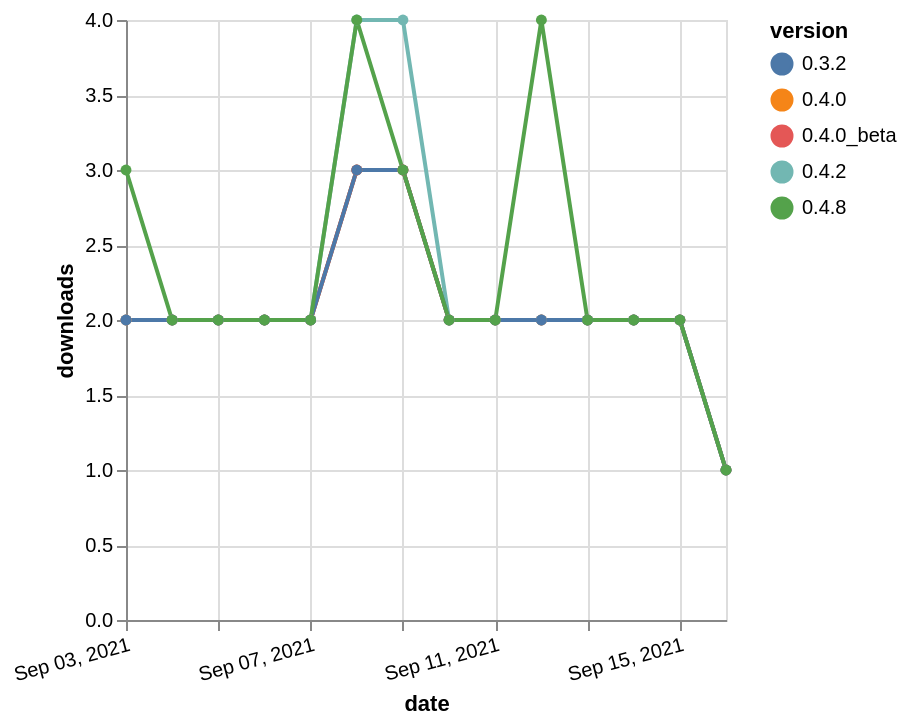

Express this chart as Vega-Lite.
### Vega-Lite specification from a JSON file in a GitHub repository (floating-point values rounded to 4 significant figures)
{"$schema": "https://vega.github.io/schema/vega-lite/v5.json", "description": "A simple bar chart with embedded data.", "data": {"values": [{"date": "2021-09-03", "total": 2273, "delta": 2, "version": "0.4.0"}, {"date": "2021-09-04", "total": 2275, "delta": 2, "version": "0.4.0"}, {"date": "2021-09-05", "total": 2277, "delta": 2, "version": "0.4.0"}, {"date": "2021-09-06", "total": 2279, "delta": 2, "version": "0.4.0"}, {"date": "2021-09-07", "total": 2281, "delta": 2, "version": "0.4.0"}, {"date": "2021-09-08", "total": 2284, "delta": 3, "version": "0.4.0"}, {"date": "2021-09-09", "total": 2287, "delta": 3, "version": "0.4.0"}, {"date": "2021-09-10", "total": 2289, "delta": 2, "version": "0.4.0"}, {"date": "2021-09-11", "total": 2291, "delta": 2, "version": "0.4.0"}, {"date": "2021-09-12", "total": 2293, "delta": 2, "version": "0.4.0"}, {"date": "2021-09-13", "total": 2295, "delta": 2, "version": "0.4.0"}, {"date": "2021-09-14", "total": 2297, "delta": 2, "version": "0.4.0"}, {"date": "2021-09-15", "total": 2299, "delta": 2, "version": "0.4.0"}, {"date": "2021-09-16", "total": 2300, "delta": 1, "version": "0.4.0"}, {"date": "2021-09-03", "total": 2308, "delta": 2, "version": "0.4.0_beta"}, {"date": "2021-09-04", "total": 2310, "delta": 2, "version": "0.4.0_beta"}, {"date": "2021-09-05", "total": 2312, "delta": 2, "version": "0.4.0_beta"}, {"date": "2021-09-06", "total": 2314, "delta": 2, "version": "0.4.0_beta"}, {"date": "2021-09-07", "total": 2316, "delta": 2, "version": "0.4.0_beta"}, {"date": "2021-09-08", "total": 2319, "delta": 3, "version": "0.4.0_beta"}, {"date": "2021-09-09", "total": 2322, "delta": 3, "version": "0.4.0_beta"}, {"date": "2021-09-10", "total": 2324, "delta": 2, "version": "0.4.0_beta"}, {"date": "2021-09-11", "total": 2326, "delta": 2, "version": "0.4.0_beta"}, {"date": "2021-09-12", "total": 2328, "delta": 2, "version": "0.4.0_beta"}, {"date": "2021-09-13", "total": 2330, "delta": 2, "version": "0.4.0_beta"}, {"date": "2021-09-14", "total": 2332, "delta": 2, "version": "0.4.0_beta"}, {"date": "2021-09-15", "total": 2334, "delta": 2, "version": "0.4.0_beta"}, {"date": "2021-09-16", "total": 2335, "delta": 1, "version": "0.4.0_beta"}, {"date": "2021-09-03", "total": 2466, "delta": 2, "version": "0.4.2"}, {"date": "2021-09-04", "total": 2468, "delta": 2, "version": "0.4.2"}, {"date": "2021-09-05", "total": 2470, "delta": 2, "version": "0.4.2"}, {"date": "2021-09-06", "total": 2472, "delta": 2, "version": "0.4.2"}, {"date": "2021-09-07", "total": 2474, "delta": 2, "version": "0.4.2"}, {"date": "2021-09-08", "total": 2478, "delta": 4, "version": "0.4.2"}, {"date": "2021-09-09", "total": 2482, "delta": 4, "version": "0.4.2"}, {"date": "2021-09-10", "total": 2484, "delta": 2, "version": "0.4.2"}, {"date": "2021-09-11", "total": 2486, "delta": 2, "version": "0.4.2"}, {"date": "2021-09-12", "total": 2488, "delta": 2, "version": "0.4.2"}, {"date": "2021-09-13", "total": 2490, "delta": 2, "version": "0.4.2"}, {"date": "2021-09-14", "total": 2492, "delta": 2, "version": "0.4.2"}, {"date": "2021-09-15", "total": 2494, "delta": 2, "version": "0.4.2"}, {"date": "2021-09-16", "total": 2495, "delta": 1, "version": "0.4.2"}, {"date": "2021-09-03", "total": 2281, "delta": 2, "version": "0.3.2"}, {"date": "2021-09-04", "total": 2283, "delta": 2, "version": "0.3.2"}, {"date": "2021-09-05", "total": 2285, "delta": 2, "version": "0.3.2"}, {"date": "2021-09-06", "total": 2287, "delta": 2, "version": "0.3.2"}, {"date": "2021-09-07", "total": 2289, "delta": 2, "version": "0.3.2"}, {"date": "2021-09-08", "total": 2292, "delta": 3, "version": "0.3.2"}, {"date": "2021-09-09", "total": 2295, "delta": 3, "version": "0.3.2"}, {"date": "2021-09-10", "total": 2297, "delta": 2, "version": "0.3.2"}, {"date": "2021-09-11", "total": 2299, "delta": 2, "version": "0.3.2"}, {"date": "2021-09-12", "total": 2301, "delta": 2, "version": "0.3.2"}, {"date": "2021-09-13", "total": 2303, "delta": 2, "version": "0.3.2"}, {"date": "2021-09-14", "total": 2305, "delta": 2, "version": "0.3.2"}, {"date": "2021-09-15", "total": 2307, "delta": 2, "version": "0.3.2"}, {"date": "2021-09-16", "total": 2308, "delta": 1, "version": "0.3.2"}, {"date": "2021-09-03", "total": 2512, "delta": 3, "version": "0.4.8"}, {"date": "2021-09-04", "total": 2514, "delta": 2, "version": "0.4.8"}, {"date": "2021-09-05", "total": 2516, "delta": 2, "version": "0.4.8"}, {"date": "2021-09-06", "total": 2518, "delta": 2, "version": "0.4.8"}, {"date": "2021-09-07", "total": 2520, "delta": 2, "version": "0.4.8"}, {"date": "2021-09-08", "total": 2524, "delta": 4, "version": "0.4.8"}, {"date": "2021-09-09", "total": 2527, "delta": 3, "version": "0.4.8"}, {"date": "2021-09-10", "total": 2529, "delta": 2, "version": "0.4.8"}, {"date": "2021-09-11", "total": 2531, "delta": 2, "version": "0.4.8"}, {"date": "2021-09-12", "total": 2535, "delta": 4, "version": "0.4.8"}, {"date": "2021-09-13", "total": 2537, "delta": 2, "version": "0.4.8"}, {"date": "2021-09-14", "total": 2539, "delta": 2, "version": "0.4.8"}, {"date": "2021-09-15", "total": 2541, "delta": 2, "version": "0.4.8"}, {"date": "2021-09-16", "total": 2542, "delta": 1, "version": "0.4.8"}]}, "width": "container", "mark": {"type": "line", "point": {"filled": true}}, "encoding": {"x": {"field": "date", "type": "temporal", "timeUnit": "yearmonthdate", "title": "date", "axis": {"labelAngle": -15}}, "y": {"field": "delta", "type": "quantitative", "title": "downloads"}, "color": {"field": "version", "type": "nominal"}, "tooltip": {"field": "delta"}}}
